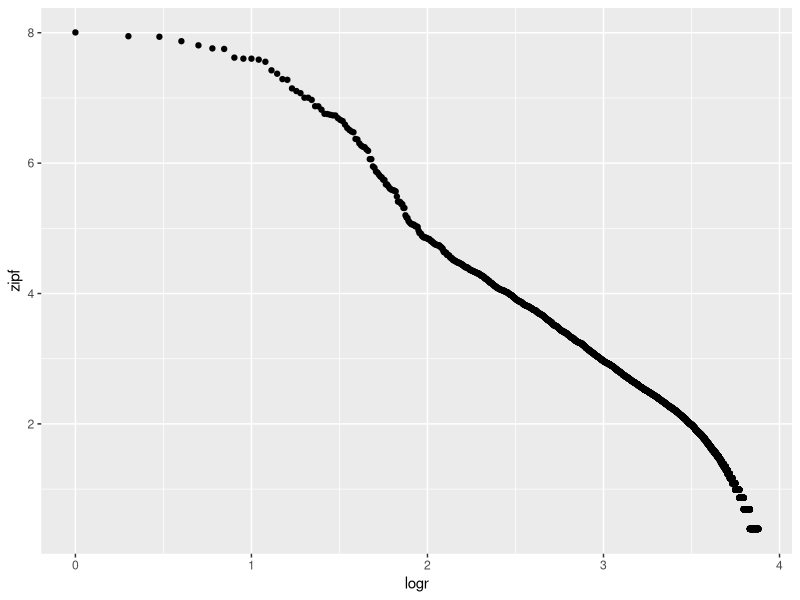

The R source for this figure:
library(dplyr)
library(ggplot2)
library(tidyverse)

data <- read.csv("nowac-raw-tokens-consonant-clusters.csv")

data <- data %>% 
  arrange(desc(frequency)) %>% 
  mutate(logf = log10(frequency)) %>% 
  mutate(rank = row_number()) %>%
  mutate(logr = log10(rank)) %>%
  mutate(zipf = log10((frequency/sum(frequency))*1000000000)) %>%
  mutate(length = nchar(X))

ggplot(data, aes(x = logr, y = zipf)) +
  geom_point()

zipf7 <- which(data$zipf >= 7)
data$onset[zipf7]
zipf6 <- which(data$zipf >= 6 & data$zipf < 7)
data$onset[zipf6]
zipf5 <- which(data$zipf >= 5 & data$zipf < 6)
data$onset[zipf5]
zipf4 <- which(data$zipf >= 4 & data$zipf < 5)
data$onset[zipf4]
zipf3 <- which(data$zipf >= 3 & data$zipf < 4)
data$onset[zipf3]

data$zipf[which(data$onset
                == "sn")]
